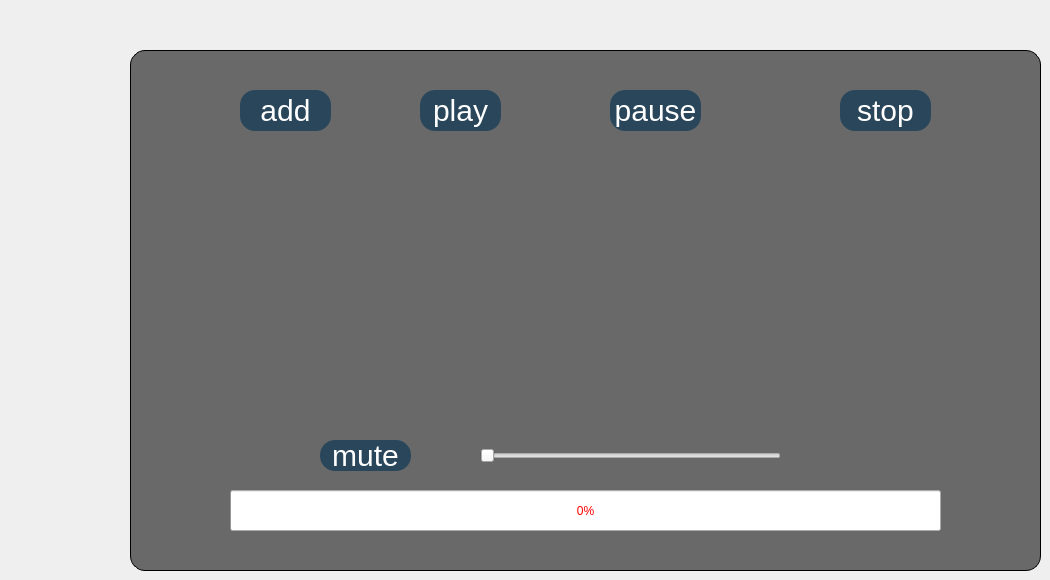
     <widget class="QWidget" name="tab_4">
      <attribute name="title">
       <string>MP3</string>
      </attribute>
      <widget class="QLabel" name="label_back_invites_2">
       <property name="geometry">
        <rect>
         <x>130</x>
         <y>50</y>
         <width>911</width>
         <height>521</height>
        </rect>
       </property>
       <property name="styleSheet">
        <string notr="true">background-color:DimGrey;
border-radius:15px;
border:0.5px solid;</string>
       </property>
       <property name="text">
        <string/>
       </property>
      </widget>
      <widget class="QPushButton" name="pushButton_pause">
       <property name="geometry">
        <rect>
         <x>610</x>
         <y>90</y>
         <width>91</width>
         <height>41</height>
        </rect>
       </property>
       <property name="styleSheet">
        <string notr="true">
QPushButton{
background:#29465B;
font-size:30px;
border-radius:15px;
color:white;
}

QPushButton:hover{
color:#3794AB;
border-radius:15px;
background:white;
font-size:30px;
}</string>
       </property>
       <property name="text">
        <string>pause</string>
       </property>
      </widget>
      <widget class="QPushButton" name="pushButton_mute">
       <property name="geometry">
        <rect>
         <x>320</x>
         <y>440</y>
         <width>91</width>
         <height>31</height>
        </rect>
       </property>
       <property name="styleSheet">
        <string notr="true">QPushButton{
background:#29465B;
font-size:30px;
border-radius:15px;
color:white;
}

QPushButton:hover{
color:#3794AB;
border-radius:15px;
background:white;
font-size:30px;
}</string>
       </property>
       <property name="text">
        <string>mute</string>
       </property>
      </widget>
      <widget class="QPushButton" name="pushButton_play">
       <property name="geometry">
        <rect>
         <x>420</x>
         <y>90</y>
         <width>81</width>
         <height>41</height>
        </rect>
       </property>
       <property name="styleSheet">
        <string notr="true">QPushButton{
background:#29465B;
font-size:30px;
border-radius:15px;
color:white;
}

QPushButton:hover{
color:#3794AB;
border-radius:15px;
background:white;
font-size:30px;
}</string>
       </property>
       <property name="text">
        <string>play</string>
       </property>
      </widget>
      <widget class="QPushButton" name="pushButton_stop">
       <property name="geometry">
        <rect>
         <x>840</x>
         <y>90</y>
         <width>91</width>
         <height>41</height>
        </rect>
       </property>
       <property name="styleSheet">
        <string notr="true">QPushButton{
background:#29465B;
font-size:30px;
border-radius:15px;
color:white;
}

QPushButton:hover{
color:#3794AB;
border-radius:15px;
background:white;
font-size:30px;
}</string>
       </property>
       <property name="text">
        <string>stop</string>
       </property>
      </widget>
      <widget class="QPushButton" name="pushButton_medio">
       <property name="geometry">
        <rect>
         <x>240</x>
         <y>90</y>
         <width>91</width>
         <height>41</height>
        </rect>
       </property>
       <property name="styleSheet">
        <string notr="true">QPushButton{
background:#29465B;
font-size:30px;
border-radius:15px;
color:white;
}

QPushButton:hover{
color:#3794AB;
border-radius:15px;
background:white;
font-size:30px;
}</string>
       </property>
       <property name="text">
        <string>add</string>
       </property>
      </widget>
      <widget class="QProgressBar" name="progressBar">
       <property name="geometry">
        <rect>
         <x>230</x>
         <y>490</y>
         <width>711</width>
         <height>41</height>
        </rect>
       </property>
       <property name="styleSheet">
        <string notr="true">color: red;</string>
       </property>
       <property name="value">
        <number>0</number>
       </property>
      </widget>
      <widget class="QSlider" name="volume">
       <property name="geometry">
        <rect>
         <x>480</x>
         <y>440</y>
         <width>301</width>
         <height>31</height>
        </rect>
       </property>
       <property name="styleSheet">
        <string notr="true">border-image: url(:/img/red.png);
QPushButton{background-color:white;
border-radius:12px;
border-color:black;
border:1px solid;
}
QPushButton:hover
{
background-color:lightgray;
}</string>
       </property>
       <property name="orientation">
        <enum>Qt::Horizontal</enum>
       </property>
      </widget>
      <widget class="QLabel" name="label_13">
       <property name="geometry">
        <rect>
         <x>190</x>
         <y>140</y>
         <width>761</width>
         <height>271</height>
        </rect>
       </property>
       <property name="styleSheet">
        <string notr="true">border-image: url(:/img/202036.jpg);</string>
       </property>
       <property name="text">
        <string/>
       </property>
      </widget>
     </widget>
